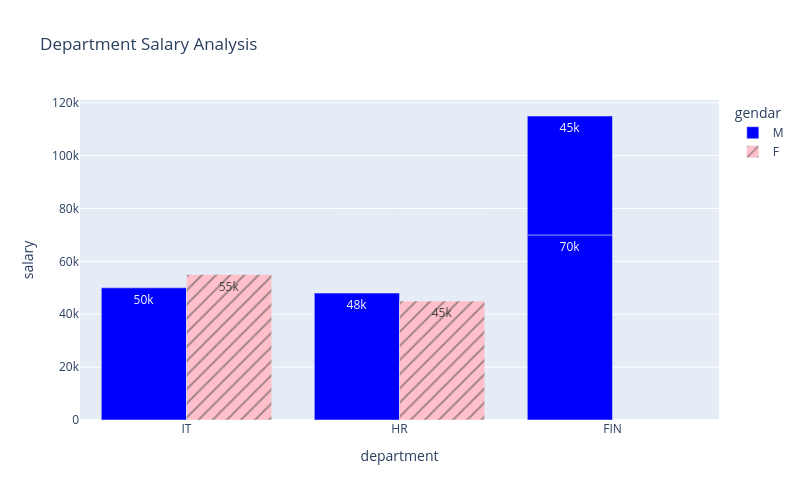

Notebook source saved alongside this figure:
### Code cell
fig=px.bar(df,x='department',y='salary',color='gendar',barmode='group',width=800,height=500,
           hover_data=['Experiece'],pattern_shape='gendar',text_auto=True,title='Department Salary Analysis',
           color_discrete_map={'M':'blue','F':'pink'},color_discrete_sequence=['pink','blue'])
fig.show()

### Figure 1 — Plotly figure (JSON) as saved in the notebook; plotly's stock layout.template omitted (floating-point values rounded to 4 significant figures)
{"data": [{"alignmentgroup": "True", "customdata": [[1], [4], [5], [6]], "hovertemplate": "gendar=M<br>department=%{x}<br>salary=%{y}<br>Experiece=%{customdata[0]}<extra></extra>", "legendgroup": "M", "marker": {"color": "blue", "pattern": {"shape": ""}}, "name": "M", "offsetgroup": "M", "orientation": "v", "showlegend": true, "textposition": "auto", "texttemplate": "%{y}", "type": "bar", "x": ["IT", "HR", "FIN", "FIN"], "xaxis": "x", "y": [50000, 48000, 70000, 45000], "yaxis": "y"}, {"alignmentgroup": "True", "customdata": [[2], [3]], "hovertemplate": "gendar=F<br>department=%{x}<br>salary=%{y}<br>Experiece=%{customdata[0]}<extra></extra>", "legendgroup": "F", "marker": {"color": "pink", "pattern": {"shape": "/"}}, "name": "F", "offsetgroup": "F", "orientation": "v", "showlegend": true, "textposition": "auto", "texttemplate": "%{y}", "type": "bar", "x": ["IT", "HR"], "xaxis": "x", "y": [55000, 45000], "yaxis": "y"}], "layout": {"barmode": "group", "height": 500, "legend": {"title": {"text": "gendar"}, "tracegroupgap": 0}, "title": {"text": "Department Salary Analysis"}, "width": 800, "xaxis": {"anchor": "y", "domain": [0, 1], "title": {"text": "department"}}, "yaxis": {"anchor": "x", "domain": [0, 1], "title": {"text": "salary"}}}}
